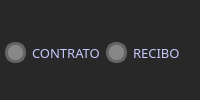
              <widget class="QFrame" name="frame_25">
               <property name="styleSheet">
                <string notr="true">background-color: rgb(40, 40, 40);
border-radius: 10px;
color:rgb(200, 200, 255);</string>
               </property>
               <property name="frameShape">
                <enum>QFrame::StyledPanel</enum>
               </property>
               <property name="frameShadow">
                <enum>QFrame::Raised</enum>
               </property>
               <layout class="QHBoxLayout" name="horizontalLayout_7">
                <property name="spacing">
                 <number>5</number>
                </property>
                <property name="leftMargin">
                 <number>5</number>
                </property>
                <property name="topMargin">
                 <number>5</number>
                </property>
                <property name="rightMargin">
                 <number>0</number>
                </property>
                <property name="bottomMargin">
                 <number>0</number>
                </property>
                <item>
                 <widget class="QFrame" name="frame_30">
                  <property name="frameShape">
                   <enum>QFrame::StyledPanel</enum>
                  </property>
                  <property name="frameShadow">
                   <enum>QFrame::Raised</enum>
                  </property>
                  <layout class="QHBoxLayout" name="horizontalLayout_21">
                   <property name="spacing">
                    <number>0</number>
                   </property>
                   <property name="leftMargin">
                    <number>0</number>
                   </property>
                   <property name="topMargin">
                    <number>0</number>
                   </property>
                   <property name="rightMargin">
                    <number>0</number>
                   </property>
                   <property name="bottomMargin">
                    <number>0</number>
                   </property>
                   <item>
                    <widget class="QCheckBox" name="cbox_contrato">
                     <property name="sizePolicy">
                      <sizepolicy hsizetype="Expanding" vsizetype="Expanding">
                       <horstretch>0</horstretch>
                       <verstretch>0</verstretch>
                      </sizepolicy>
                     </property>
                     <property name="font">
                      <font>
                       <family>Quicksand</family>
                       <pointsize>10</pointsize>
                      </font>
                     </property>
                     <property name="styleSheet">
                      <string notr="true">QCheckBox::indicator{
	border: 3px solid rgb(100, 100, 100);
	width: 15px;
	height:15px;
	border-radius: 10px;
	background-color: rgb(135, 135, 135);
}
QCheckBox::indicator:checked{
	border: 3px solid rgb(195, 156, 0);
	background-color: rgb(255, 255, 127);
}</string>
                     </property>
                     <property name="text">
                      <string>CONTRATO</string>
                     </property>
                    </widget>
                   </item>
                  </layout>
                 </widget>
                </item>
                <item>
                 <widget class="QFrame" name="frame_31">
                  <property name="frameShape">
                   <enum>QFrame::StyledPanel</enum>
                  </property>
                  <property name="frameShadow">
                   <enum>QFrame::Raised</enum>
                  </property>
                  <layout class="QHBoxLayout" name="horizontalLayout_20">
                   <property name="spacing">
                    <number>0</number>
                   </property>
                   <property name="leftMargin">
                    <number>0</number>
                   </property>
                   <property name="topMargin">
                    <number>0</number>
                   </property>
                   <property name="rightMargin">
                    <number>0</number>
                   </property>
                   <property name="bottomMargin">
                    <number>0</number>
                   </property>
                   <item>
                    <widget class="QCheckBox" name="cbox_recibo">
                     <property name="sizePolicy">
                      <sizepolicy hsizetype="Expanding" vsizetype="Expanding">
                       <horstretch>0</horstretch>
                       <verstretch>0</verstretch>
                      </sizepolicy>
                     </property>
                     <property name="font">
                      <font>
                       <family>Quicksand</family>
                       <pointsize>10</pointsize>
                      </font>
                     </property>
                     <property name="styleSheet">
                      <string notr="true">QCheckBox::indicator{
	border: 3px solid rgb(100, 100, 100);
	width: 15px;
	height:15px;
	border-radius: 10px;
	background-color: rgb(135, 135, 135);
}
QCheckBox::indicator:checked{
	border: 3px solid rgb(195, 156, 0);
	background-color: rgb(255, 255, 127);
}</string>
                     </property>
                     <property name="text">
                      <string>RECIBO</string>
                     </property>
                    </widget>
                   </item>
                  </layout>
                 </widget>
                </item>
               </layout>
              </widget>
